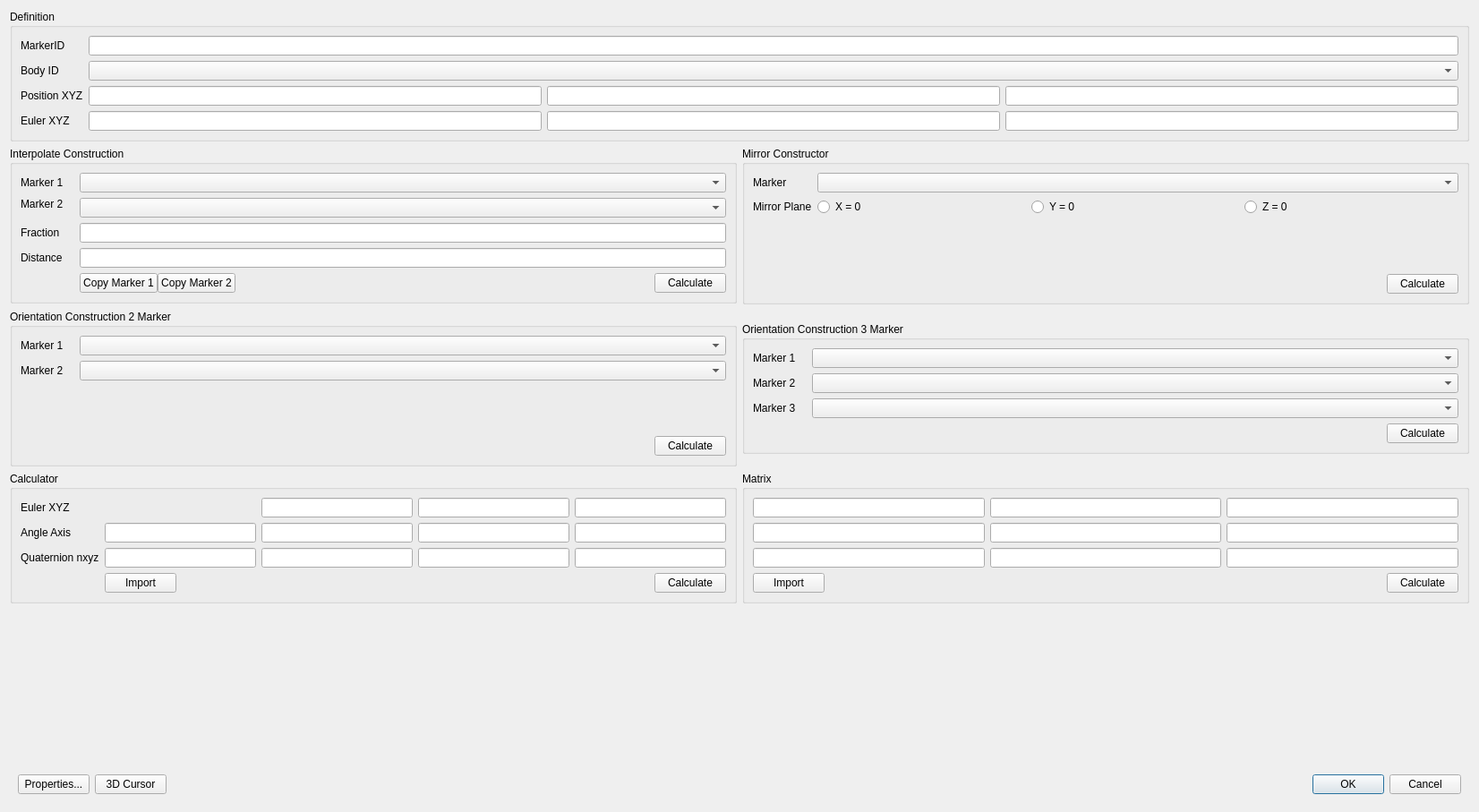
<?xml version="1.0" encoding="UTF-8"?>
<ui version="4.0">
 <class>DialogMarkers</class>
 <widget class="QDialog" name="DialogMarkers">
  <property name="geometry">
   <rect>
    <x>0</x>
    <y>0</y>
    <width>1652</width>
    <height>907</height>
   </rect>
  </property>
  <property name="windowTitle">
   <string>Create/Edit Marker</string>
  </property>
  <property name="sizeGripEnabled">
   <bool>false</bool>
  </property>
  <layout class="QGridLayout" name="gridLayout_8">
   <property name="sizeConstraint">
    <enum>QLayout::SetDefaultConstraint</enum>
   </property>
   <item row="5" column="0" colspan="2">
    <widget class="QWidget" name="widget_3" native="true">
     <property name="sizePolicy">
      <sizepolicy hsizetype="Preferred" vsizetype="Fixed">
       <horstretch>0</horstretch>
       <verstretch>0</verstretch>
      </sizepolicy>
     </property>
     <layout class="QGridLayout" name="gridLayout_5">
      <item row="0" column="2">
       <spacer name="horizontalSpacer_4">
        <property name="orientation">
         <enum>Qt::Horizontal</enum>
        </property>
        <property name="sizeHint" stdset="0">
         <size>
          <width>346</width>
          <height>20</height>
         </size>
        </property>
       </spacer>
      </item>
      <item row="0" column="1">
       <widget class="QPushButton" name="pushButton3DCursor">
        <property name="text">
         <string>3D Cursor</string>
        </property>
       </widget>
      </item>
      <item row="0" column="3">
       <widget class="QPushButton" name="pushButtonOK">
        <property name="text">
         <string>OK</string>
        </property>
        <property name="default">
         <bool>true</bool>
        </property>
       </widget>
      </item>
      <item row="0" column="4">
       <widget class="QPushButton" name="pushButtonCancel">
        <property name="text">
         <string>Cancel</string>
        </property>
       </widget>
      </item>
      <item row="0" column="0">
       <widget class="QPushButton" name="pushButtonProperties">
        <property name="text">
         <string>Properties...</string>
        </property>
       </widget>
      </item>
     </layout>
    </widget>
   </item>
   <item row="3" column="1">
    <widget class="QGroupBox" name="groupBox_7">
     <property name="title">
      <string>Matrix</string>
     </property>
     <layout class="QGridLayout" name="gridLayout_9">
      <item row="0" column="0">
       <widget class="LineEditDouble" name="lineEditMatrixr1c1"/>
      </item>
      <item row="0" column="1">
       <widget class="LineEditDouble" name="lineEditMatrixr1c2"/>
      </item>
      <item row="0" column="2">
       <widget class="LineEditDouble" name="lineEditMatrixr1c3"/>
      </item>
      <item row="1" column="0">
       <widget class="LineEditDouble" name="lineEditMatrixr2c1"/>
      </item>
      <item row="1" column="1">
       <widget class="LineEditDouble" name="lineEditMatrixr2c2"/>
      </item>
      <item row="1" column="2">
       <widget class="LineEditDouble" name="lineEditMatrixr2c3"/>
      </item>
      <item row="2" column="0">
       <widget class="LineEditDouble" name="lineEditMatrixr3c1"/>
      </item>
      <item row="2" column="1">
       <widget class="LineEditDouble" name="lineEditMatrixr3c2"/>
      </item>
      <item row="2" column="2">
       <widget class="LineEditDouble" name="lineEditMatrixr3c3"/>
      </item>
      <item row="3" column="0" colspan="3">
       <widget class="QWidget" name="widget_10" native="true">
        <property name="sizePolicy">
         <sizepolicy hsizetype="Preferred" vsizetype="Fixed">
          <horstretch>0</horstretch>
          <verstretch>0</verstretch>
         </sizepolicy>
        </property>
        <layout class="QHBoxLayout" name="horizontalLayout_8">
         <property name="spacing">
          <number>0</number>
         </property>
         <property name="leftMargin">
          <number>0</number>
         </property>
         <property name="topMargin">
          <number>0</number>
         </property>
         <property name="rightMargin">
          <number>0</number>
         </property>
         <property name="bottomMargin">
          <number>0</number>
         </property>
         <item>
          <widget class="QPushButton" name="pushButtonMatrixImport">
           <property name="text">
            <string>Import</string>
           </property>
          </widget>
         </item>
         <item>
          <spacer name="horizontalSpacer_7">
           <property name="orientation">
            <enum>Qt::Horizontal</enum>
           </property>
           <property name="sizeHint" stdset="0">
            <size>
             <width>148</width>
             <height>20</height>
            </size>
           </property>
          </spacer>
         </item>
         <item>
          <widget class="QPushButton" name="pushButtonMatrixCalculate">
           <property name="text">
            <string>Calculate</string>
           </property>
          </widget>
         </item>
        </layout>
       </widget>
      </item>
     </layout>
    </widget>
   </item>
   <item row="1" column="1">
    <widget class="QGroupBox" name="groupBox_5">
     <property name="sizePolicy">
      <sizepolicy hsizetype="Preferred" vsizetype="Preferred">
       <horstretch>0</horstretch>
       <verstretch>0</verstretch>
      </sizepolicy>
     </property>
     <property name="title">
      <string>Mirror Constructor</string>
     </property>
     <layout class="QGridLayout" name="gridLayout_6" rowstretch="0,0,0,0">
      <item row="3" column="1">
       <widget class="QWidget" name="widget_7" native="true">
        <layout class="QHBoxLayout" name="horizontalLayout_6">
         <property name="spacing">
          <number>0</number>
         </property>
         <property name="leftMargin">
          <number>0</number>
         </property>
         <property name="topMargin">
          <number>0</number>
         </property>
         <property name="rightMargin">
          <number>0</number>
         </property>
         <property name="bottomMargin">
          <number>0</number>
         </property>
         <item>
          <spacer name="horizontalSpacer_5">
           <property name="orientation">
            <enum>Qt::Horizontal</enum>
           </property>
           <property name="sizeHint" stdset="0">
            <size>
             <width>40</width>
             <height>20</height>
            </size>
           </property>
          </spacer>
         </item>
         <item>
          <widget class="QPushButton" name="pushButtonCalculateMirrorMarker">
           <property name="text">
            <string>Calculate</string>
           </property>
          </widget>
         </item>
        </layout>
       </widget>
      </item>
      <item row="0" column="1">
       <widget class="QComboBox" name="comboBoxMirrorMarker"/>
      </item>
      <item row="1" column="0">
       <widget class="QLabel" name="label_14">
        <property name="sizePolicy">
         <sizepolicy hsizetype="Fixed" vsizetype="Preferred">
          <horstretch>0</horstretch>
          <verstretch>0</verstretch>
         </sizepolicy>
        </property>
        <property name="minimumSize">
         <size>
          <width>0</width>
          <height>0</height>
         </size>
        </property>
        <property name="maximumSize">
         <size>
          <width>16777215</width>
          <height>16777215</height>
         </size>
        </property>
        <property name="text">
         <string>Mirror Plane</string>
        </property>
       </widget>
      </item>
      <item row="1" column="1">
       <widget class="QWidget" name="widget_5" native="true">
        <layout class="QHBoxLayout" name="horizontalLayout_4">
         <property name="spacing">
          <number>0</number>
         </property>
         <property name="leftMargin">
          <number>0</number>
         </property>
         <property name="topMargin">
          <number>0</number>
         </property>
         <property name="rightMargin">
          <number>0</number>
         </property>
         <property name="bottomMargin">
          <number>0</number>
         </property>
         <item>
          <widget class="QRadioButton" name="radioButtonX">
           <property name="text">
            <string>X = 0</string>
           </property>
          </widget>
         </item>
         <item>
          <widget class="QRadioButton" name="radioButtonY">
           <property name="text">
            <string>Y = 0</string>
           </property>
           <property name="checked">
            <bool>false</bool>
           </property>
           <property name="autoExclusive">
            <bool>true</bool>
           </property>
          </widget>
         </item>
         <item>
          <widget class="QRadioButton" name="radioButtonZ">
           <property name="text">
            <string>Z = 0</string>
           </property>
          </widget>
         </item>
        </layout>
       </widget>
      </item>
      <item row="0" column="0">
       <widget class="QLabel" name="label_13">
        <property name="sizePolicy">
         <sizepolicy hsizetype="Fixed" vsizetype="Preferred">
          <horstretch>0</horstretch>
          <verstretch>0</verstretch>
         </sizepolicy>
        </property>
        <property name="minimumSize">
         <size>
          <width>60</width>
          <height>0</height>
         </size>
        </property>
        <property name="maximumSize">
         <size>
          <width>16777215</width>
          <height>16777215</height>
         </size>
        </property>
        <property name="text">
         <string>Marker</string>
        </property>
       </widget>
      </item>
      <item row="2" column="0">
       <spacer name="verticalSpacer_2">
        <property name="orientation">
         <enum>Qt::Vertical</enum>
        </property>
        <property name="sizeHint" stdset="0">
         <size>
          <width>20</width>
          <height>40</height>
         </size>
        </property>
       </spacer>
      </item>
     </layout>
     <widget class="QWidget" name="widget_4" native="true">
      <property name="geometry">
       <rect>
        <x>221</x>
        <y>92</y>
        <width>16</width>
        <height>16</height>
       </rect>
      </property>
      <property name="sizePolicy">
       <sizepolicy hsizetype="Preferred" vsizetype="Fixed">
        <horstretch>0</horstretch>
        <verstretch>0</verstretch>
       </sizepolicy>
      </property>
      <layout class="QHBoxLayout" name="horizontalLayout_3">
       <property name="spacing">
        <number>0</number>
       </property>
       <property name="leftMargin">
        <number>0</number>
       </property>
       <property name="topMargin">
        <number>0</number>
       </property>
       <property name="rightMargin">
        <number>0</number>
       </property>
       <property name="bottomMargin">
        <number>0</number>
       </property>
      </layout>
     </widget>
    </widget>
   </item>
   <item row="2" column="0">
    <widget class="QGroupBox" name="groupBox_3">
     <property name="sizePolicy">
      <sizepolicy hsizetype="Preferred" vsizetype="Preferred">
       <horstretch>0</horstretch>
       <verstretch>0</verstretch>
      </sizepolicy>
     </property>
     <property name="title">
      <string>Orientation Construction 2 Marker</string>
     </property>
     <layout class="QGridLayout" name="gridLayout_2">
      <item row="1" column="1">
       <widget class="QComboBox" name="comboBoxOrientation2Marker2"/>
      </item>
      <item row="3" column="1">
       <widget class="QWidget" name="widget" native="true">
        <property name="sizePolicy">
         <sizepolicy hsizetype="Preferred" vsizetype="Fixed">
          <horstretch>0</horstretch>
          <verstretch>0</verstretch>
         </sizepolicy>
        </property>
        <layout class="QHBoxLayout" name="horizontalLayout">
         <property name="spacing">
          <number>0</number>
         </property>
         <property name="leftMargin">
          <number>0</number>
         </property>
         <property name="topMargin">
          <number>0</number>
         </property>
         <property name="rightMargin">
          <number>0</number>
         </property>
         <property name="bottomMargin">
          <number>0</number>
         </property>
         <item>
          <spacer name="horizontalSpacer">
           <property name="orientation">
            <enum>Qt::Horizontal</enum>
           </property>
           <property name="sizeHint" stdset="0">
            <size>
             <width>40</width>
             <height>20</height>
            </size>
           </property>
          </spacer>
         </item>
         <item>
          <widget class="QPushButton" name="pushButtonCalculateOrientation2Marker">
           <property name="text">
            <string>Calculate</string>
           </property>
          </widget>
         </item>
        </layout>
       </widget>
      </item>
      <item row="0" column="0">
       <widget class="QLabel" name="label_8">
        <property name="sizePolicy">
         <sizepolicy hsizetype="Fixed" vsizetype="Preferred">
          <horstretch>0</horstretch>
          <verstretch>0</verstretch>
         </sizepolicy>
        </property>
        <property name="minimumSize">
         <size>
          <width>60</width>
          <height>0</height>
         </size>
        </property>
        <property name="maximumSize">
         <size>
          <width>16777215</width>
          <height>16777215</height>
         </size>
        </property>
        <property name="text">
         <string>Marker 1</string>
        </property>
       </widget>
      </item>
      <item row="0" column="1">
       <widget class="QComboBox" name="comboBoxOrientation2Marker1"/>
      </item>
      <item row="1" column="0">
       <widget class="QLabel" name="label_9">
        <property name="sizePolicy">
         <sizepolicy hsizetype="Fixed" vsizetype="Preferred">
          <horstretch>0</horstretch>
          <verstretch>0</verstretch>
         </sizepolicy>
        </property>
        <property name="minimumSize">
         <size>
          <width>0</width>
          <height>0</height>
         </size>
        </property>
        <property name="maximumSize">
         <size>
          <width>16777215</width>
          <height>16777215</height>
         </size>
        </property>
        <property name="text">
         <string>Marker 2</string>
        </property>
       </widget>
      </item>
      <item row="2" column="0">
       <spacer name="verticalSpacer_3">
        <property name="orientation">
         <enum>Qt::Vertical</enum>
        </property>
        <property name="sizeHint" stdset="0">
         <size>
          <width>20</width>
          <height>40</height>
         </size>
        </property>
       </spacer>
      </item>
     </layout>
    </widget>
   </item>
   <item row="2" column="1">
    <widget class="QGroupBox" name="groupBox_4">
     <property name="sizePolicy">
      <sizepolicy hsizetype="Preferred" vsizetype="Fixed">
       <horstretch>0</horstretch>
       <verstretch>0</verstretch>
      </sizepolicy>
     </property>
     <property name="title">
      <string>Orientation Construction 3 Marker</string>
     </property>
     <layout class="QGridLayout" name="gridLayout_3">
      <item row="2" column="0">
       <widget class="QLabel" name="label_12">
        <property name="sizePolicy">
         <sizepolicy hsizetype="Fixed" vsizetype="Preferred">
          <horstretch>0</horstretch>
          <verstretch>0</verstretch>
         </sizepolicy>
        </property>
        <property name="minimumSize">
         <size>
          <width>0</width>
          <height>0</height>
         </size>
        </property>
        <property name="maximumSize">
         <size>
          <width>16777215</width>
          <height>16777215</height>
         </size>
        </property>
        <property name="text">
         <string>Marker 3</string>
        </property>
       </widget>
      </item>
      <item row="1" column="1">
       <widget class="QComboBox" name="comboBoxOrientation3Marker2"/>
      </item>
      <item row="0" column="1">
       <widget class="QComboBox" name="comboBoxOrientation3Marker1"/>
      </item>
      <item row="1" column="0">
       <widget class="QLabel" name="label_11">
        <property name="sizePolicy">
         <sizepolicy hsizetype="Fixed" vsizetype="Preferred">
          <horstretch>0</horstretch>
          <verstretch>0</verstretch>
         </sizepolicy>
        </property>
        <property name="minimumSize">
         <size>
          <width>0</width>
          <height>0</height>
         </size>
        </property>
        <property name="maximumSize">
         <size>
          <width>16777215</width>
          <height>16777215</height>
         </size>
        </property>
        <property name="text">
         <string>Marker 2</string>
        </property>
       </widget>
      </item>
      <item row="0" column="0">
       <widget class="QLabel" name="label_10">
        <property name="sizePolicy">
         <sizepolicy hsizetype="Fixed" vsizetype="Preferred">
          <horstretch>0</horstretch>
          <verstretch>0</verstretch>
         </sizepolicy>
        </property>
        <property name="minimumSize">
         <size>
          <width>60</width>
          <height>0</height>
         </size>
        </property>
        <property name="maximumSize">
         <size>
          <width>16777215</width>
          <height>16777215</height>
         </size>
        </property>
        <property name="text">
         <string>Marker 1</string>
        </property>
       </widget>
      </item>
      <item row="3" column="1">
       <widget class="QWidget" name="widget_2" native="true">
        <property name="sizePolicy">
         <sizepolicy hsizetype="Preferred" vsizetype="Fixed">
          <horstretch>0</horstretch>
          <verstretch>0</verstretch>
         </sizepolicy>
        </property>
        <layout class="QHBoxLayout" name="horizontalLayout_2">
         <property name="spacing">
          <number>0</number>
         </property>
         <property name="leftMargin">
          <number>0</number>
         </property>
         <property name="topMargin">
          <number>0</number>
         </property>
         <property name="rightMargin">
          <number>0</number>
         </property>
         <property name="bottomMargin">
          <number>0</number>
         </property>
         <item>
          <spacer name="horizontalSpacer_2">
           <property name="orientation">
            <enum>Qt::Horizontal</enum>
           </property>
           <property name="sizeHint" stdset="0">
            <size>
             <width>40</width>
             <height>20</height>
            </size>
           </property>
          </spacer>
         </item>
         <item>
          <widget class="QPushButton" name="pushButtonCalculateOrientation3Marker">
           <property name="text">
            <string>Calculate</string>
           </property>
          </widget>
         </item>
        </layout>
       </widget>
      </item>
      <item row="2" column="1">
       <widget class="QComboBox" name="comboBoxOrientation3Marker3"/>
      </item>
     </layout>
    </widget>
   </item>
   <item row="3" column="0">
    <widget class="QGroupBox" name="groupBox_6">
     <property name="sizePolicy">
      <sizepolicy hsizetype="Preferred" vsizetype="Fixed">
       <horstretch>0</horstretch>
       <verstretch>0</verstretch>
      </sizepolicy>
     </property>
     <property name="title">
      <string>Calculator</string>
     </property>
     <layout class="QGridLayout" name="gridLayout_4">
      <item row="0" column="0">
       <widget class="QLabel" name="label_15">
        <property name="text">
         <string>Euler XYZ</string>
        </property>
       </widget>
      </item>
      <item row="1" column="0">
       <widget class="QLabel" name="labelAxisAngle">
        <property name="text">
         <string>Angle Axis</string>
        </property>
       </widget>
      </item>
      <item row="1" column="1">
       <widget class="LineEditDouble" name="lineEditAngle"/>
      </item>
      <item row="1" column="2">
       <widget class="LineEditDouble" name="lineEditAxisX"/>
      </item>
      <item row="1" column="3">
       <widget class="LineEditDouble" name="lineEditAxisY"/>
      </item>
      <item row="1" column="4">
       <widget class="LineEditDouble" name="lineEditAxisZ"/>
      </item>
      <item row="2" column="0">
       <widget class="QLabel" name="label_18">
        <property name="text">
         <string>Quaternion nxyz</string>
        </property>
       </widget>
      </item>
      <item row="2" column="1">
       <widget class="LineEditDouble" name="lineEditQuaternionN"/>
      </item>
      <item row="2" column="2">
       <widget class="LineEditDouble" name="lineEditQuaternionX"/>
      </item>
      <item row="2" column="3">
       <widget class="LineEditDouble" name="lineEditQuaternionY"/>
      </item>
      <item row="2" column="4">
       <widget class="LineEditDouble" name="lineEditQuaternionZ"/>
      </item>
      <item row="3" column="1" colspan="4">
       <widget class="QWidget" name="widget_8" native="true">
        <property name="sizePolicy">
         <sizepolicy hsizetype="Preferred" vsizetype="Fixed">
          <horstretch>0</horstretch>
          <verstretch>0</verstretch>
         </sizepolicy>
        </property>
        <layout class="QHBoxLayout" name="horizontalLayout_7">
         <property name="spacing">
          <number>0</number>
         </property>
         <property name="leftMargin">
          <number>0</number>
         </property>
         <property name="topMargin">
          <number>0</number>
         </property>
         <property name="rightMargin">
          <number>0</number>
         </property>
         <property name="bottomMargin">
          <number>0</number>
         </property>
         <item>
          <widget class="QPushButton" name="pushButtonCalculatorImport">
           <property name="text">
            <string>Import</string>
           </property>
          </widget>
         </item>
         <item>
          <spacer name="horizontalSpacer_6">
           <property name="orientation">
            <enum>Qt::Horizontal</enum>
           </property>
           <property name="sizeHint" stdset="0">
            <size>
             <width>148</width>
             <height>20</height>
            </size>
           </property>
          </spacer>
         </item>
         <item>
          <widget class="QPushButton" name="pushButtonCalculatorCalculate">
           <property name="text">
            <string>Calculate</string>
           </property>
          </widget>
         </item>
        </layout>
       </widget>
      </item>
      <item row="0" column="4">
       <widget class="LineEditDouble" name="lineEditEulerZAppend"/>
      </item>
      <item row="0" column="3">
       <widget class="LineEditDouble" name="lineEditEulerYAppend"/>
      </item>
      <item row="0" column="2">
       <widget class="LineEditDouble" name="lineEditEulerXAppend"/>
      </item>
     </layout>
    </widget>
   </item>
   <item row="0" column="0" colspan="2">
    <widget class="QGroupBox" name="groupBox">
     <property name="sizePolicy">
      <sizepolicy hsizetype="Preferred" vsizetype="Fixed">
       <horstretch>0</horstretch>
       <verstretch>0</verstretch>
      </sizepolicy>
     </property>
     <property name="title">
      <string>Definition</string>
     </property>
     <layout class="QGridLayout" name="gridLayout">
      <item row="0" column="0">
       <widget class="QLabel" name="label_7">
        <property name="text">
         <string>MarkerID</string>
        </property>
       </widget>
      </item>
      <item row="0" column="1" colspan="3">
       <widget class="LineEditUniqueName" name="lineEditMarkerID"/>
      </item>
      <item row="1" column="0">
       <widget class="QLabel" name="label">
        <property name="text">
         <string>Body ID</string>
        </property>
       </widget>
      </item>
      <item row="1" column="1" colspan="3">
       <widget class="QComboBox" name="comboBoxBodyID"/>
      </item>
      <item row="2" column="0">
       <widget class="QLabel" name="label_2">
        <property name="minimumSize">
         <size>
          <width>60</width>
          <height>0</height>
         </size>
        </property>
        <property name="text">
         <string>Position XYZ</string>
        </property>
       </widget>
      </item>
      <item row="2" column="1">
       <widget class="LineEditDouble" name="lineEditPositionX"/>
      </item>
      <item row="2" column="2">
       <widget class="LineEditDouble" name="lineEditPositionY"/>
      </item>
      <item row="2" column="3">
       <widget class="LineEditDouble" name="lineEditPositionZ"/>
      </item>
      <item row="3" column="0">
       <widget class="QLabel" name="label_3">
        <property name="text">
         <string>Euler XYZ</string>
        </property>
       </widget>
      </item>
      <item row="3" column="1">
       <widget class="LineEditDouble" name="lineEditEulerX"/>
      </item>
      <item row="3" column="2">
       <widget class="LineEditDouble" name="lineEditEulerY"/>
      </item>
      <item row="3" column="3">
       <widget class="LineEditDouble" name="lineEditEulerZ"/>
      </item>
     </layout>
    </widget>
   </item>
   <item row="1" column="0">
    <widget class="QGroupBox" name="groupBox_2">
     <property name="sizePolicy">
      <sizepolicy hsizetype="Preferred" vsizetype="Fixed">
       <horstretch>0</horstretch>
       <verstretch>0</verstretch>
      </sizepolicy>
     </property>
     <property name="title">
      <string>Interpolate Construction</string>
     </property>
     <layout class="QGridLayout" name="gridLayout_7">
      <item row="3" column="0">
       <widget class="QLabel" name="label_6">
        <property name="text">
         <string>Fraction</string>
        </property>
       </widget>
      </item>
      <item row="3" column="1">
       <widget class="LineEditDouble" name="lineEditFraction">
        <property name="text">
         <string/>
        </property>
       </widget>
      </item>
      <item row="0" column="0">
       <widget class="QLabel" name="label_4">
        <property name="minimumSize">
         <size>
          <width>60</width>
          <height>0</height>
         </size>
        </property>
        <property name="text">
         <string>Marker 1</string>
        </property>
       </widget>
      </item>
      <item row="0" column="1">
       <widget class="QComboBox" name="comboBoxPositionMarker1"/>
      </item>
      <item row="1" column="1" rowspan="2">
       <widget class="QComboBox" name="comboBoxPositionMarker2"/>
      </item>
      <item row="1" column="0">
       <widget class="QLabel" name="label_5">
        <property name="text">
         <string>Marker 2</string>
        </property>
       </widget>
      </item>
      <item row="4" column="1">
       <widget class="LineEditDouble" name="lineEditDistance">
        <property name="text">
         <string/>
        </property>
       </widget>
      </item>
      <item row="4" column="0">
       <widget class="QLabel" name="label_16">
        <property name="text">
         <string>Distance</string>
        </property>
       </widget>
      </item>
      <item row="5" column="1">
       <widget class="QWidget" name="widget_6" native="true">
        <layout class="QHBoxLayout" name="horizontalLayout_5">
         <property name="spacing">
          <number>0</number>
         </property>
         <property name="leftMargin">
          <number>0</number>
         </property>
         <property name="topMargin">
          <number>0</number>
         </property>
         <property name="rightMargin">
          <number>0</number>
         </property>
         <property name="bottomMargin">
          <number>0</number>
         </property>
         <item>
          <widget class="QPushButton" name="pushButtonCopyMarker1">
           <property name="text">
            <string>Copy Marker 1</string>
           </property>
          </widget>
         </item>
         <item>
          <widget class="QPushButton" name="pushButtonCopyMarker2">
           <property name="text">
            <string>Copy Marker 2</string>
           </property>
          </widget>
         </item>
         <item>
          <spacer name="horizontalSpacer_3">
           <property name="orientation">
            <enum>Qt::Horizontal</enum>
           </property>
           <property name="sizeHint" stdset="0">
            <size>
             <width>40</width>
             <height>20</height>
            </size>
           </property>
          </spacer>
         </item>
         <item>
          <widget class="QPushButton" name="pushButtonCalculatePosition">
           <property name="text">
            <string>Calculate</string>
           </property>
          </widget>
         </item>
        </layout>
       </widget>
      </item>
     </layout>
    </widget>
   </item>
   <item row="4" column="0">
    <spacer name="verticalSpacer">
     <property name="orientation">
      <enum>Qt::Vertical</enum>
     </property>
     <property name="sizeHint" stdset="0">
      <size>
       <width>20</width>
       <height>40</height>
      </size>
     </property>
    </spacer>
   </item>
  </layout>
 </widget>
 <customwidgets>
  <customwidget>
   <class>LineEditDouble</class>
   <extends>QLineEdit</extends>
   <header>LineEditDouble.h</header>
  </customwidget>
  <customwidget>
   <class>LineEditUniqueName</class>
   <extends>QLineEdit</extends>
   <header>LineEditUniqueName.h</header>
  </customwidget>
 </customwidgets>
 <tabstops>
  <tabstop>lineEditMarkerID</tabstop>
  <tabstop>comboBoxBodyID</tabstop>
  <tabstop>lineEditPositionX</tabstop>
  <tabstop>lineEditPositionY</tabstop>
  <tabstop>lineEditPositionZ</tabstop>
  <tabstop>lineEditEulerX</tabstop>
  <tabstop>lineEditEulerY</tabstop>
  <tabstop>lineEditEulerZ</tabstop>
  <tabstop>comboBoxPositionMarker1</tabstop>
  <tabstop>comboBoxPositionMarker2</tabstop>
  <tabstop>lineEditFraction</tabstop>
  <tabstop>pushButtonCalculatePosition</tabstop>
  <tabstop>comboBoxOrientation2Marker1</tabstop>
  <tabstop>comboBoxOrientation2Marker2</tabstop>
  <tabstop>pushButtonCalculateOrientation2Marker</tabstop>
  <tabstop>comboBoxOrientation3Marker1</tabstop>
  <tabstop>comboBoxOrientation3Marker2</tabstop>
  <tabstop>comboBoxOrientation3Marker3</tabstop>
  <tabstop>pushButtonCalculateOrientation3Marker</tabstop>
  <tabstop>comboBoxMirrorMarker</tabstop>
  <tabstop>radioButtonX</tabstop>
  <tabstop>radioButtonY</tabstop>
  <tabstop>radioButtonZ</tabstop>
  <tabstop>pushButtonCalculateMirrorMarker</tabstop>
  <tabstop>pushButton3DCursor</tabstop>
  <tabstop>pushButtonOK</tabstop>
  <tabstop>pushButtonCancel</tabstop>
 </tabstops>
 <resources/>
 <connections/>
</ui>
